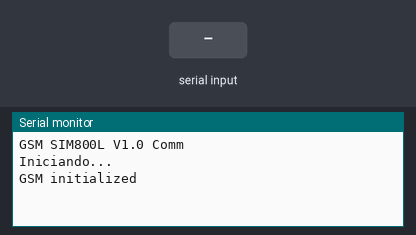
Simulated run of this sketch. Board: Arduino Uno, built with avr-gcc and run on an emulated ATmega328P. Shown: the last lines printed to the serial monitor. The inputs (shaded band) are chosen by the test bench.

Above: at 1.3 s.
1.4 s: "1" received over the second serial link
At 2.0 s:
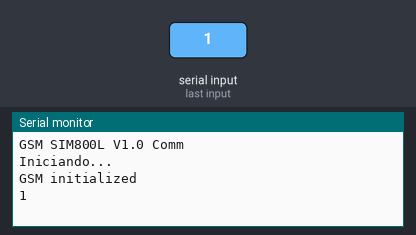
2.9 s: "0" received over the second serial link
At 4.4 s:
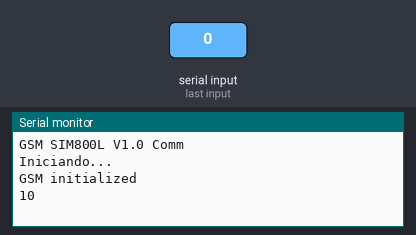

Measured:
- after the input at 1.4 s, the serial monitor: prints a new line at once (image 1)
- after the input at 2.9 s, the serial monitor: prints a new line at once (image 2)

The sketch:

Connect-0.ino
```cpp
#include <SoftwareSerial.h>

#define GSM_RX 8
#define GSM_TX 9

SoftwareSerial gsmSerial(GSM_RX, GSM_TX);
void setup() {

  Serial.begin(9600);
  while (!Serial) {
    ;
  }

  Serial.println("GSM SIM800L V1.0 Comm");
  Serial.println("Iniciando...");

  gsmSerial.begin(9600);
  delay(100);
/*
  gsmSerial.println("AT"); //Once the handshake test is successful, it will back to OK
  delay(500);
  updateSerial();
  gsmSerial.println("AT+CSQ"); //Signal quality test, value range is 0-31 , 31 is the best
  delay(500);
  updateSerial();
  gsmSerial.println("AT+CCID"); //Read SIM information to confirm whether the SIM is plugged
  delay(500);
  updateSerial();
  gsmSerial.println("AT+CREG?"); //Check whether it has registered in the network
  delay(500);
*/
  Serial.println("GSM initialized");
}

void loop() {
  updateSerial();
}

void updateSerial(){
  if (Serial.available()){
    while (Serial.available()){
      gsmSerial.write(Serial.read());//Forward what Serial received to Software Serial Port
    }
  }

  if (gsmSerial.available()){
    while (gsmSerial.available()){
      Serial.write(gsmSerial.read());//Forward what Serial received to Software Serial Port
    }
  }
}
```
